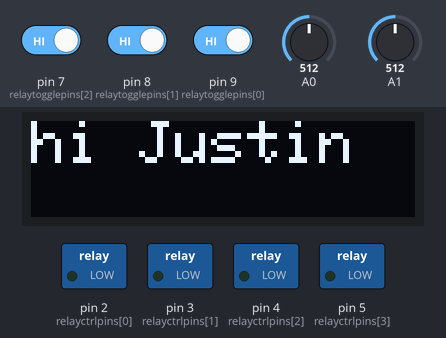
The sketch below on a simulated Arduino Uno, built with avr-gcc and run on an emulated ATmega328P. On the bench: 128×32 one-colour display, switched loads named in the sketch (green lamp = pin HIGH). The inputs (shaded band) are chosen by the test bench; at power-on: pin 7 (relaytogglepins[2]) HIGH, pin 8 (relaytogglepins[1]) HIGH, pin 9 (relaytogglepins[0]) HIGH, A0 = 512, A1 = 512.

Above: at 0.1 s.
At 0.6 s:
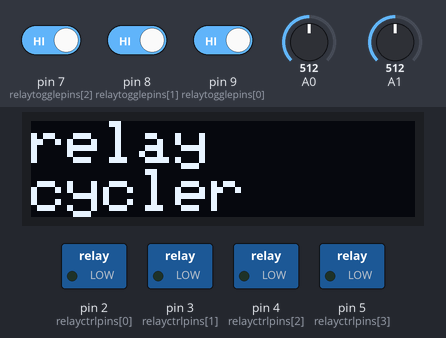
At 2.6 s:
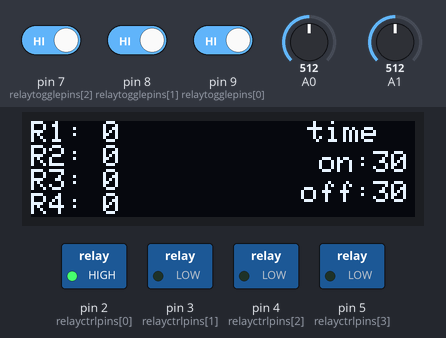
At 32.6 s:
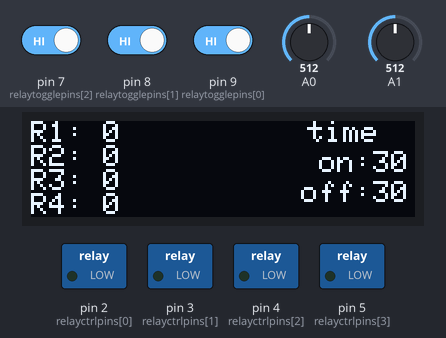
At 62.6 s:
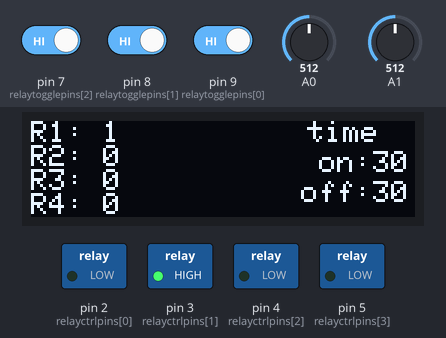
At 122.7 s:
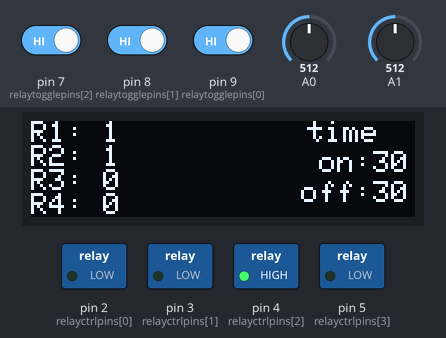
Timing chart, 0 to 124.2 s (numbered marks = the images above):
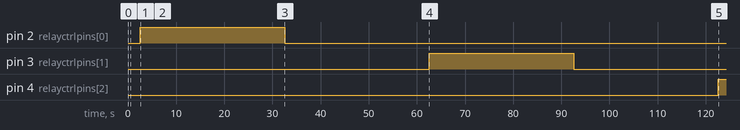

Measured:
- by itself, pin 2 (relayctrlpins[0]): LOW → HIGH at 2.6 s, → LOW 30.0 s later
- by itself, pin 3 (relayctrlpins[1]): LOW → HIGH at 62.6 s, → LOW 30.0 s later
- by itself, pin 4 (relayctrlpins[2]): LOW → HIGH at 123 s
- what the display in image 1 shows lasts 2.0 s, from 0.6 s to 2.6 s
- what the display in image 2 shows lasts 60.0 s, from 2.6 s to 62.6 s

The sketch:

autorelay.ino
```cpp
#include <Adafruit_SSD1306.h>

#define SCREEN_WIDTH 128 // OLED display width, in pixels
#define SCREEN_HEIGHT 32 // OLED display height, in pixels

// Declaration for an SSD1306 display connected to I2C (SDA, SCL pins)
#define OLED_RESET     -1 // Reset pin # (or -1 if sharing Arduino reset pin)
#define SCREEN_ADDRESS 0x3C ///< See datasheet for Address; 0x3D for 128x64, 0x3C for 128x32
Adafruit_SSD1306 display(SCREEN_WIDTH, SCREEN_HEIGHT, &Wire, OLED_RESET);


int timeon = 30;
int timeoff = 30;
int relayctrlpins[] = {2,3,4,5};
int relaytogglepins[] = {9,8,7,6};
int numrelay = 4;
unsigned long counter[4];
int numspaces = 0;


void displayupdate() {

  display.clearDisplay();
  display.setTextSize(1);
  display.setTextColor(WHITE);
  display.setCursor(0, 0);
  display.print("R1: "); display.println(counter[0],DEC);
  display.print("R2: "); display.println(counter[1],DEC);
  display.print("R3: "); display.println(counter[2],DEC);
  display.print("R4: "); display.println(counter[3],DEC);
  display.setCursor(92, 0);display.print("time");
  display.setCursor(96, 10);display.print("on:");display.print(timeon, DEC);
  display.setCursor(90, 20);display.print("off:");display.print(timeoff, DEC);
  display.display();

}

void setup() {
  for (int thisPin = 0; thisPin < numrelay; thisPin++) {
    pinMode(relayctrlpins[thisPin], OUTPUT);
    digitalWrite(relayctrlpins[thisPin], LOW);
    pinMode(relaytogglepins[thisPin], INPUT);
    digitalWrite(relaytogglepins[thisPin], HIGH);
    counter[thisPin]=0;
  }

  //map 1-60s to 0-1023 ADC bits... time = (-59/1023)*analog + 60
  timeon = -(analogRead(A0)*59.0/1023)+60;
  timeoff = -(analogRead(A1)*59.0/1023)+60;

  Serial.begin(9600);

  // SSD1306_SWITCHCAPVCC = generate display voltage from 3.3V internally
  display.begin(SSD1306_SWITCHCAPVCC, SCREEN_ADDRESS);
  display.clearDisplay();
  display.setTextSize(2);
  display.setTextColor(WHITE);
  display.setCursor(0, 0);
  display.println("hi Justin");
  display.display();
  delay(500);
  display.clearDisplay();
  display.setCursor(0, 0);
  display.println("relay");
  display.println("cycler");
  display.display();
  delay(2000);

  displayupdate();

}

void loop() {

  for (int thisPin = 0; thisPin < numrelay; thisPin++) {
    if (digitalRead(relaytogglepins[thisPin])>0){
      digitalWrite(relayctrlpins[thisPin], HIGH);
      delay(timeon*1000);
      digitalWrite(relayctrlpins[thisPin], LOW);
      delay(timeoff*1000);
      counter[thisPin]++;
    }
    timeon = -(analogRead(A0)*59.0/1023)+60;
    timeoff = -(analogRead(A1)*59.0/1023)+60;
    displayupdate();
  }

}
```
